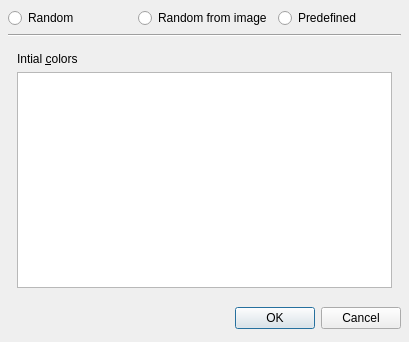
<ui version="4.0" >
 <author></author>
 <comment></comment>
 <exportmacro></exportmacro>
 <class>ColorsEditForm</class>
 <widget class="QDialog" name="ColorsEditForm" >
  <property name="geometry" >
   <rect>
    <x>0</x>
    <y>0</y>
    <width>409</width>
    <height>342</height>
   </rect>
  </property>
  <property name="windowTitle" >
   <string>Intial colors</string>
  </property>
  <layout class="QVBoxLayout" >
   <property name="margin" >
    <number>8</number>
   </property>
   <property name="spacing" >
    <number>6</number>
   </property>
   <item>
    <layout class="QHBoxLayout" >
     <property name="margin" >
      <number>0</number>
     </property>
     <property name="spacing" >
      <number>6</number>
     </property>
     <item>
      <widget class="QRadioButton" name="randomColorsButton" >
       <property name="toolTip" >
        <string>Intial colors are completely random. This usually causes some clusters to be empty.</string>
       </property>
       <property name="text" >
        <string>Random</string>
       </property>
      </widget>
     </item>
     <item>
      <widget class="QRadioButton" name="randomFromImageButton" >
       <property name="toolTip" >
        <string>Colors are taken from image by averaging randomly selected pixels.</string>
       </property>
       <property name="text" >
        <string>Random from image</string>
       </property>
      </widget>
     </item>
     <item>
      <widget class="QRadioButton" name="predefinedColorsButton" >
       <property name="toolTip" >
        <string>Colors are taken from the table below.</string>
       </property>
       <property name="text" >
        <string>Predefined</string>
       </property>
      </widget>
     </item>
    </layout>
   </item>
   <item>
    <widget class="Line" name="line" >
     <property name="orientation" >
      <enum>Qt::Horizontal</enum>
     </property>
    </widget>
   </item>
   <item>
    <widget class="QFrame" name="initColorsFrame" >
     <property name="frameShape" >
      <enum>QFrame::NoFrame</enum>
     </property>
     <property name="frameShadow" >
      <enum>QFrame::Raised</enum>
     </property>
     <property name="lineWidth" >
      <number>1</number>
     </property>
     <layout class="QVBoxLayout" >
      <property name="margin" >
       <number>-1</number>
      </property>
      <property name="spacing" >
       <number>6</number>
      </property>
      <item>
       <widget class="QLabel" name="label" >
        <property name="text" >
         <string>Intial &amp;colors</string>
        </property>
        <property name="textFormat" >
         <enum>Qt::PlainText</enum>
        </property>
        <property name="buddy" >
         <cstring>initialColorsListView</cstring>
        </property>
       </widget>
      </item>
      <item>
       <widget class="QTableView" name="initialColorsListView" />
      </item>
     </layout>
    </widget>
   </item>
   <item>
    <layout class="QHBoxLayout" >
     <property name="margin" >
      <number>0</number>
     </property>
     <property name="spacing" >
      <number>6</number>
     </property>
     <item>
      <spacer>
       <property name="orientation" >
        <enum>Qt::Horizontal</enum>
       </property>
       <property name="sizeHint" >
        <size>
         <width>131</width>
         <height>31</height>
        </size>
       </property>
      </spacer>
     </item>
     <item>
      <widget class="QPushButton" name="okButton_2" >
       <property name="text" >
        <string>OK</string>
       </property>
      </widget>
     </item>
     <item>
      <widget class="QPushButton" name="cancelButton_2" >
       <property name="text" >
        <string>Cancel</string>
       </property>
      </widget>
     </item>
    </layout>
   </item>
  </layout>
 </widget>
 <pixmapfunction></pixmapfunction>
 <resources/>
 <connections>
  <connection>
   <sender>okButton_2</sender>
   <signal>clicked()</signal>
   <receiver>ColorsEditForm</receiver>
   <slot>accept()</slot>
   <hints>
    <hint type="sourcelabel" >
     <x>336</x>
     <y>344</y>
    </hint>
    <hint type="destinationlabel" >
     <x>301</x>
     <y>295</y>
    </hint>
   </hints>
  </connection>
  <connection>
   <sender>cancelButton_2</sender>
   <signal>clicked()</signal>
   <receiver>ColorsEditForm</receiver>
   <slot>reject()</slot>
   <hints>
    <hint type="sourcelabel" >
     <x>373</x>
     <y>340</y>
    </hint>
    <hint type="destinationlabel" >
     <x>355</x>
     <y>283</y>
    </hint>
   </hints>
  </connection>
  <connection>
   <sender>predefinedColorsButton</sender>
   <signal>clicked()</signal>
   <receiver>initialColorsListView</receiver>
   <slot>setFocus()</slot>
   <hints>
    <hint type="sourcelabel" >
     <x>317</x>
     <y>20</y>
    </hint>
    <hint type="destinationlabel" >
     <x>262</x>
     <y>166</y>
    </hint>
   </hints>
  </connection>
 </connections>
</ui>
